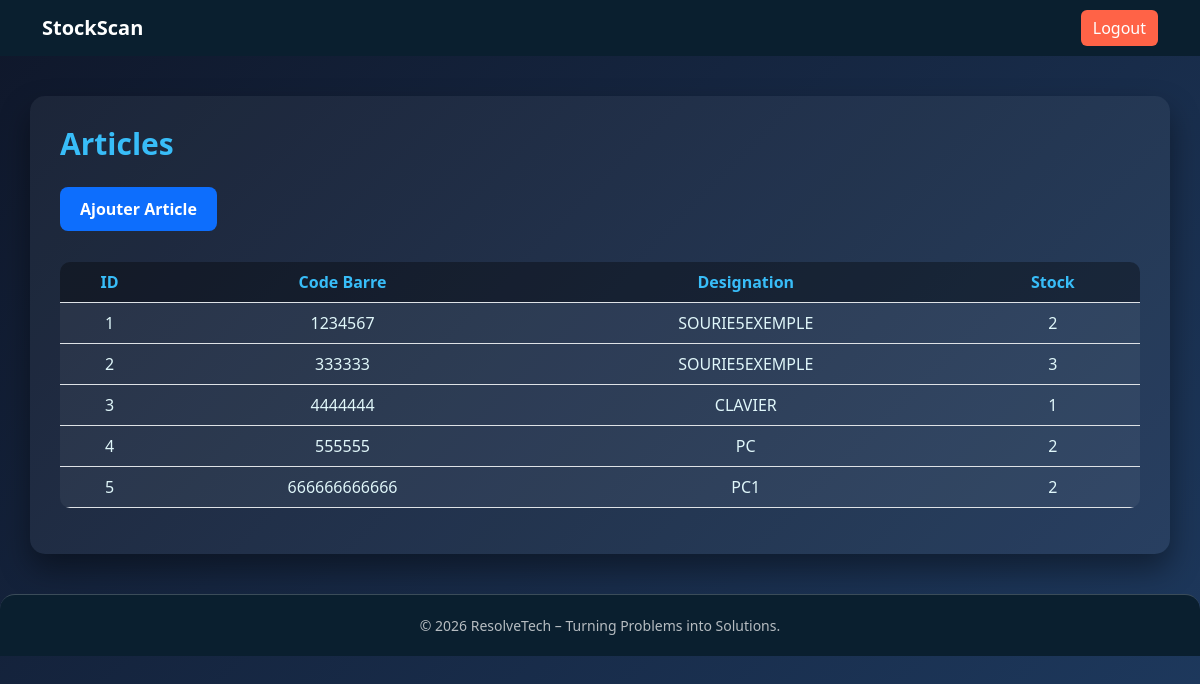
Screenshot of /StockScan/pages/articles.php (signed in) with the database file from the repository.
### tables this page shows
CREATE TABLE `articles` (
  `id` int NOT NULL AUTO_INCREMENT,
  `code_barre` varchar(100) DEFAULT NULL,
  `designation` varchar(100) DEFAULT NULL,
  `quantite_stock` int DEFAULT NULL,
  PRIMARY KEY (`id`)
);

### StockScan/pages/articles.php (the view, shortened to what this page needs)
<?php
include "../config/database.php";
include "../includes/header.php";
$articles=$conn->query("SELECT * FROM articles");
?>
<div class="container articles-container">
<h2 class="page-title">Articles</h2>
<a href="ajouter_article.php" class="btn btn-success mb-3">Ajouter Article</a>
<table class="table table-hover">
<thead>
<tr>
<th>ID</th>
<th>Code Barre</th>
<th>Designation</th>
<th>Stock</th>
</tr>
</thead>
<tbody>
<?php foreach($articles as $a): ?>
<tr>
<td><?= $a["id"] ?></td>
<td><?= $a["code_barre"] ?></td>
<td><?= $a["designation"] ?></td>
<td><?= $a["quantite_stock"] ?></td>
</tr>
<?php endforeach; ?>
</tbody>
</table>
</div>
<div class="footer">
© 2026 ResolveTech – Turning Problems into Solutions.
</div>
<?php include "../includes/footer.php"; ?>

### StockScan/pages/articles.php (style rules this page uses)
body, html { height: 100%; margin: 0; font-family: 'Segoe UI', Arial, Helvetica, sans-serif; background: linear-gradient(135deg,#0f172a,#1e3a5f); color: #f1f5f9; }
.articles-container { margin-top: 40px; padding: 30px; background: rgba(255,255,255,0.05); border-radius: 15px; box-shadow: 0 15px 30px rgba(0,0,0,0.4); }
.page-title { font-size:30px; font-weight:700; margin-bottom:25px; color:#38bdf8; }
.btn-success { background:#0d6efd; border:none; padding:10px 20px; border-radius:8px; font-weight:600; transition:0.3s; }
.table { margin-top:15px; border-radius:10px; overflow:hidden; }
.table th { background:rgba(0,0,0,0.35); color:#38bdf8; text-align:center; }
.table td { background:rgba(255,255,255,0.05); color:#e0f7fa; text-align:center; }
.footer { margin-top:40px; padding:20px 0; text-align:center; background:#0a1f2f; color:rgba(255,255,255,0.7); font-size:14px; border-top:1px solid rgba(255,255,255,0.2); border-radius:15px 15px 0 0; }

### rows the page displays
articles: id "1", code_barre "1234567", designation "SOURIE5EXEMPLE", quantite_stock "2"
articles: id "2", code_barre "333333", designation "SOURIE5EXEMPLE", quantite_stock "3"
articles: id "3", code_barre "4444444", designation "CLAVIER", quantite_stock "1"
articles: id "4", code_barre "555555", designation "PC", quantite_stock "2"
articles: id "5", code_barre "666666666666", designation "PC1", quantite_stock "2"
